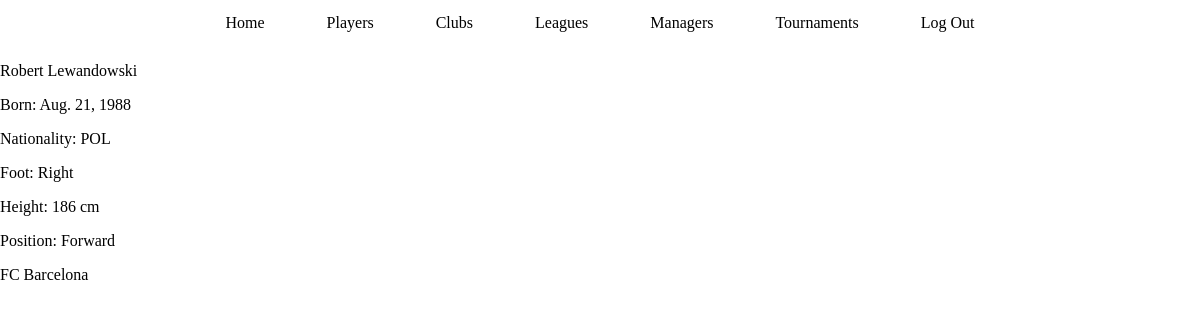
The page /football_tracker/players/1/ (signed in) on the database its author committed.
### football_tracker/models.py (models this page shows, shortened)
class Player(models.Model):
    FOOT = (
        ('R', 'Right'),
        ('L', 'Left')
    )
    POSITIONS = (
        ('GK', 'Goalkeeper'),
        ('DF', 'Defender'),
        ('MF', 'Midfielder'),
        ('FW', 'Forward'),
    )
    first_name = models.CharField(max_length=50)
    last_name = models.CharField(max_length=50)
    birth_date = models.DateField(null=False, blank=False)
    nationality = models.CharField(max_length=3, help_text="Three letter country code, eg. POL, GER, ENG")
    preffered_foot = models.CharField(max_length=1, choices=FOOT)
    height = models.PositiveIntegerField(help_text="Player height (in cm)")
    position = models.CharField(max_length=2, choices=POSITIONS, default='GK')
    club = models.ForeignKey('Club', null=True, blank=True, on_delete=models.SET_NULL, related_name="players")
    class Meta:
        ordering = ['last_name']

class Club(models.Model):
    club_name = models.CharField(max_length=70)
    foundation_year = models.PositiveIntegerField()
    stadium = models.CharField(max_length=70)
    manager = models.ForeignKey('Manager', null=True, blank=True, on_delete=models.SET_NULL)
    league = models.ForeignKey('League', null=False, blank=False, on_delete=models.CASCADE, related_name="clubs")
    def __str__(self):
        return self.club_name

### football_tracker/views.py (the view)
# urls.py: path('players/<int:id>/', views.player_details_html, name='player-details'),
@login_required(login_url='user-login')
def player_details_html(request, id):
    try:
        player = Player.objects.get(id=id)
    except:
        raise Http404("Player doesn't exist in the database")
    return render(request, "football_tracker/player/details.html", {'player': player})

### football_tracker/templates/football_tracker/player/details.html (shortened to what this page needs)
{% extends "football_tracker/base.html" %}
{% block content %}
<p>{{ player.first_name}} {{ player.last_name }}</p>
<p>Born: {{ player.birth_date }}</p>
<p>Nationality: {{ player.nationality }}</p>
<p>Foot: {{ player.get_preffered_foot_display }}</p>
<p>Height: {{ player.height }} cm</p>
<p>Position: {{ player.get_position_display }}</p>
<a href="{% url 'club-details' player.club_id %}">{{ player.club }}</a>
{% endblock %}

### football_tracker/static/css/football_tracker.css (style rules this page uses)
body { margin: 0; padding: 0; background-color: white; }
a { text-decoration: none; color: black; }

### rows shown on the page
Player: first_name "Robert", last_name "Lewandowski", birth_date "Aug. 21, 1988", nationality "POL", preffered_foot "Right", height "186", position "Forward", club "FC Barcelona"
